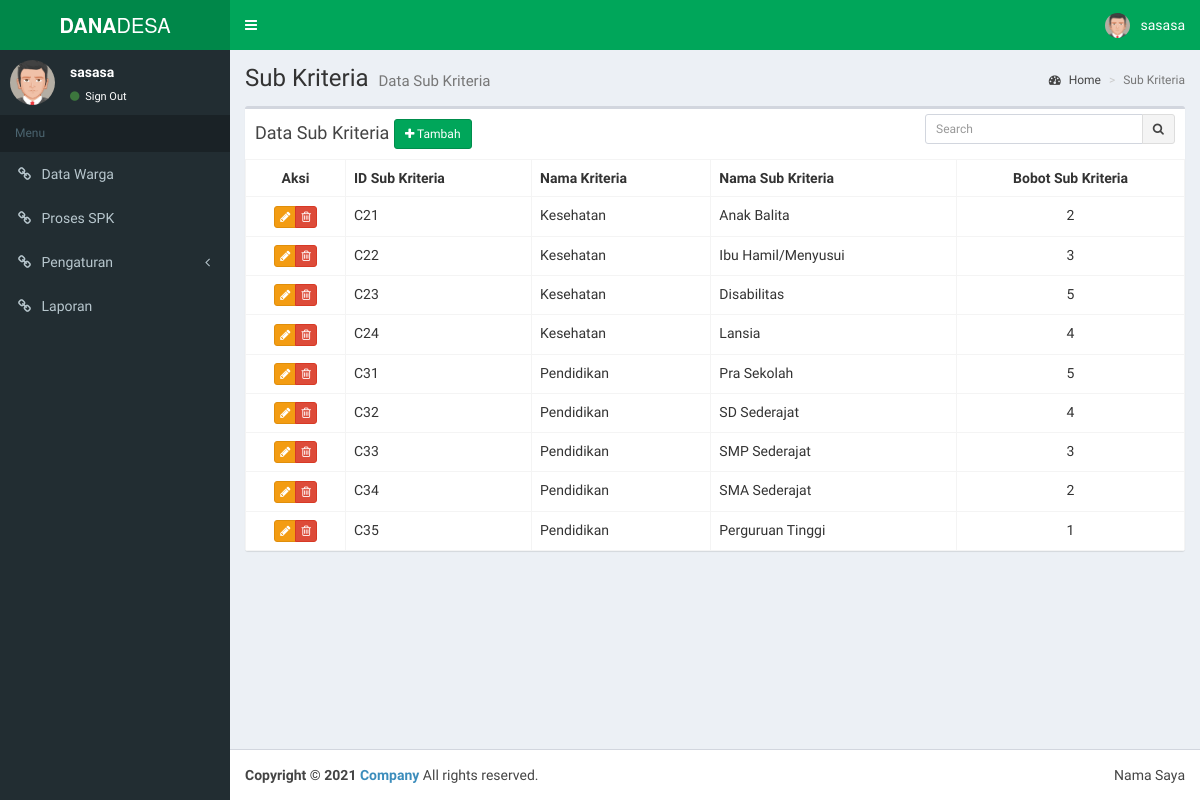
Screenshot of /pages/subkriteria/index.php (signed in) with the database file from the repository.
### tables this page shows
CREATE TABLE `sub_kriteria`  (
  `id_sub_kriteria` varchar(4) NOT NULL,
  `id_kriteria` varchar(3) NULL DEFAULT NULL,
  `nama_sub_kriteria` varchar(30) NULL DEFAULT NULL,
  `bobot_sub_kriteria` int(2) NULL DEFAULT NULL,
  PRIMARY KEY (`id_sub_kriteria`) USING BTREE,
  INDEX `FK_sub_kriteria`(`id_kriteria`) USING BTREE,
  CONSTRAINT `FK_SUB_Kriteria` FOREIGN KEY (`id_kriteria`) REFERENCES `kriteria` (`id_kriteria`) ON DELETE CASCADE ON UPDATE CASCADE
);

CREATE TABLE `kriteria`  (
  `id_kriteria` varchar(3) NOT NULL,
  `nama_kriteria` varchar(200) NULL DEFAULT NULL,
  `jenis_kriteria` varchar(15) NULL DEFAULT NULL,
  `bobot_kriteria` int(2) NULL DEFAULT NULL,
  PRIMARY KEY (`id_kriteria`) USING BTREE,
  INDEX `id_kriteria`(`id_kriteria`) USING BTREE
);

### pages/subkriteria/index.php (the view, shortened to what this page needs)
<?php
  include '../../config/config.php';
?>
<div class="content-wrapper">
  <section class="content-header">
    <h1>
      Sub Kriteria
      <small>Data Sub Kriteria</small>
    </h1>
    <ol class="breadcrumb">
      <li><a href="<?php echo BASE_URL ?>"><i class="fa fa-dashboard"></i> Home</a></li>
      <li class="active">Sub Kriteria</li>
    </ol>
  </section>
  <section class="content">
    <div class="row">
      <div class="col-xs-12">
        <div class="box">
          <div class="box-header">
            <h3 class="box-title">Data Sub Kriteria <a href="tambah.php" class="btn btn-success btn-sm"><i class="fa fa-plus"></i> Tambah</a></h3>
            <div class="box-tools">
              <form method="GET" action="index.php">
              <div class="input-group input-group-sm" style="width: 250px;">
                <input type="text" name="cari" class="form-control pull-right" value="<?php echo isset($_GET['cari'])?$_GET['cari']:"" ?>" placeholder="Search">
                <div class="input-group-btn">
                  <button type="submit" class="btn btn-default"><i class="fa fa-search"></i></button>
                </div>
              </div>
              </form>
            </div>
          </div>
          <div class="box-body table-responsive no-padding">
            <table class="table table-bordered table-hover">
              <tbody><tr>
                <th class="text-center" width="100">Aksi</th>
                <th>ID Sub Kriteria</th>
                <th>Nama Kriteria</th>
                <th>Nama Sub Kriteria</th>
                <th class="text-center">Bobot Sub Kriteria</th>
              </tr>
              <?php
                  if ($_GET) {
                    $key = $_GET['cari'];
                    $q = query("SELECT * FROM sub_kriteria a inner join kriteria b on a.id_kriteria=b.id_kriteria where a.id_kriteria like '%key%' or b.nama_kriteria like '%$key%' or a.nama_sub_kriteria like '%$key%'");
                    $pesan = "pencarian data Sub Kriteria dengan keyword <strong>$key</strong> tidak ditemukan";
                  } else {
                    $q = query("SELECT * FROM sub_kriteria a inner join kriteria b on a.id_kriteria=b.id_kriteria");
                  }
                  while ($row = fetch_array($q)) :
               ?>
              <tr>
                <td class="text-center">
                  <div class="btn-group">
                    <a href="edit.php?id=<?php echo $row['id_sub_kriteria'] ?>" title="Edit" class="btn btn-xs btn-warning"><i class="fa fa-pencil"></i></a>
                    <button type="button" onclick="hapus('<?php echo $row['id_sub_kriteria'] ?>')" title="Hapus" class="btn btn-xs btn-danger"><i class="fa fa-trash-o"></i></button>
                  </div>
                </td>
                <td><?php echo $row['id_sub_kriteria'] ?></td>
                <td><?php echo $row['nama_kriteria'] ?></td>
                <td><?php echo $row['nama_sub_kriteria'] ?></td>
                <td class="text-center"><?php echo $row['bobot_sub_kriteria'] ?></td>
              </tr>
              <?php endwhile;
              ?>
            </tbody></table>
          </div>
        </div>
      </div>
    </div>
  </section>
</div>

### rows the page displays
sub_kriteria: id_sub_kriteria "C21", id_kriteria.nama_kriteria "Kesehatan", nama_sub_kriteria "Anak Balita", bobot_sub_kriteria "2"
sub_kriteria: id_sub_kriteria "C22", id_kriteria.nama_kriteria "Kesehatan", nama_sub_kriteria "Ibu Hamil/Menyusui", bobot_sub_kriteria "3"
sub_kriteria: id_sub_kriteria "C23", id_kriteria.nama_kriteria "Kesehatan", nama_sub_kriteria "Disabilitas", bobot_sub_kriteria "5"
sub_kriteria: id_sub_kriteria "C24", id_kriteria.nama_kriteria "Kesehatan", nama_sub_kriteria "Lansia", bobot_sub_kriteria "4"
sub_kriteria: id_sub_kriteria "C31", id_kriteria.nama_kriteria "Pendidikan", nama_sub_kriteria "Pra Sekolah", bobot_sub_kriteria "5"
sub_kriteria: id_sub_kriteria "C32", id_kriteria.nama_kriteria "Pendidikan", nama_sub_kriteria "SD Sederajat", bobot_sub_kriteria "4"
sub_kriteria: id_sub_kriteria "C33", id_kriteria.nama_kriteria "Pendidikan", nama_sub_kriteria "SMP Sederajat", bobot_sub_kriteria "3"
sub_kriteria: id_sub_kriteria "C34", id_kriteria.nama_kriteria "Pendidikan", nama_sub_kriteria "SMA Sederajat", bobot_sub_kriteria "2"
sub_kriteria: id_sub_kriteria "C35", id_kriteria.nama_kriteria "Pendidikan", nama_sub_kriteria "Perguruan Tinggi", bobot_sub_kriteria "1"

### other values shown
$_SESSION["nama"] "sasasa"
